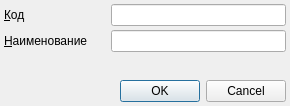
<ui version="4.0" >
 <class>ItemEditorDialog</class>
 <widget class="QDialog" name="ItemEditorDialog" >
  <property name="geometry" >
   <rect>
    <x>0</x>
    <y>0</y>
    <width>290</width>
    <height>106</height>
   </rect>
  </property>
  <property name="windowTitle" >
   <string>ChangeMe!</string>
  </property>
  <property name="sizeGripEnabled" >
   <bool>false</bool>
  </property>
  <layout class="QGridLayout" >
   <property name="margin" >
    <number>4</number>
   </property>
   <property name="spacing" >
    <number>4</number>
   </property>
   <item row="3" column="0" colspan="2" >
    <widget class="QDialogButtonBox" name="buttonBox" >
     <property name="orientation" >
      <enum>Qt::Horizontal</enum>
     </property>
     <property name="standardButtons" >
      <set>QDialogButtonBox::Cancel|QDialogButtonBox::Ok</set>
     </property>
    </widget>
   </item>
   <item row="2" column="0" >
    <spacer>
     <property name="orientation" >
      <enum>Qt::Vertical</enum>
     </property>
     <property name="sizeHint" stdset="0" >
      <size>
       <width>103</width>
       <height>16</height>
      </size>
     </property>
    </spacer>
   </item>
   <item row="0" column="1" >
    <widget class="QLineEdit" name="edtCode" />
   </item>
   <item row="1" column="1" >
    <widget class="QLineEdit" name="edtName" />
   </item>
   <item row="0" column="0" >
    <widget class="QLabel" name="lblCode" >
     <property name="text" >
      <string>&amp;Код</string>
     </property>
     <property name="buddy" >
      <cstring>edtCode</cstring>
     </property>
    </widget>
   </item>
   <item row="1" column="0" >
    <widget class="QLabel" name="lblName" >
     <property name="text" >
      <string>&amp;Наименование</string>
     </property>
     <property name="buddy" >
      <cstring>edtName</cstring>
     </property>
    </widget>
   </item>
  </layout>
 </widget>
 <tabstops>
  <tabstop>edtCode</tabstop>
  <tabstop>edtName</tabstop>
 </tabstops>
 <resources/>
 <connections>
  <connection>
   <sender>buttonBox</sender>
   <signal>accepted()</signal>
   <receiver>ItemEditorDialog</receiver>
   <slot>accept()</slot>
   <hints>
    <hint type="sourcelabel" >
     <x>158</x>
     <y>121</y>
    </hint>
    <hint type="destinationlabel" >
     <x>117</x>
     <y>106</y>
    </hint>
   </hints>
  </connection>
  <connection>
   <sender>buttonBox</sender>
   <signal>rejected()</signal>
   <receiver>ItemEditorDialog</receiver>
   <slot>reject()</slot>
   <hints>
    <hint type="sourcelabel" >
     <x>238</x>
     <y>99</y>
    </hint>
    <hint type="destinationlabel" >
     <x>247</x>
     <y>107</y>
    </hint>
   </hints>
  </connection>
 </connections>
</ui>
